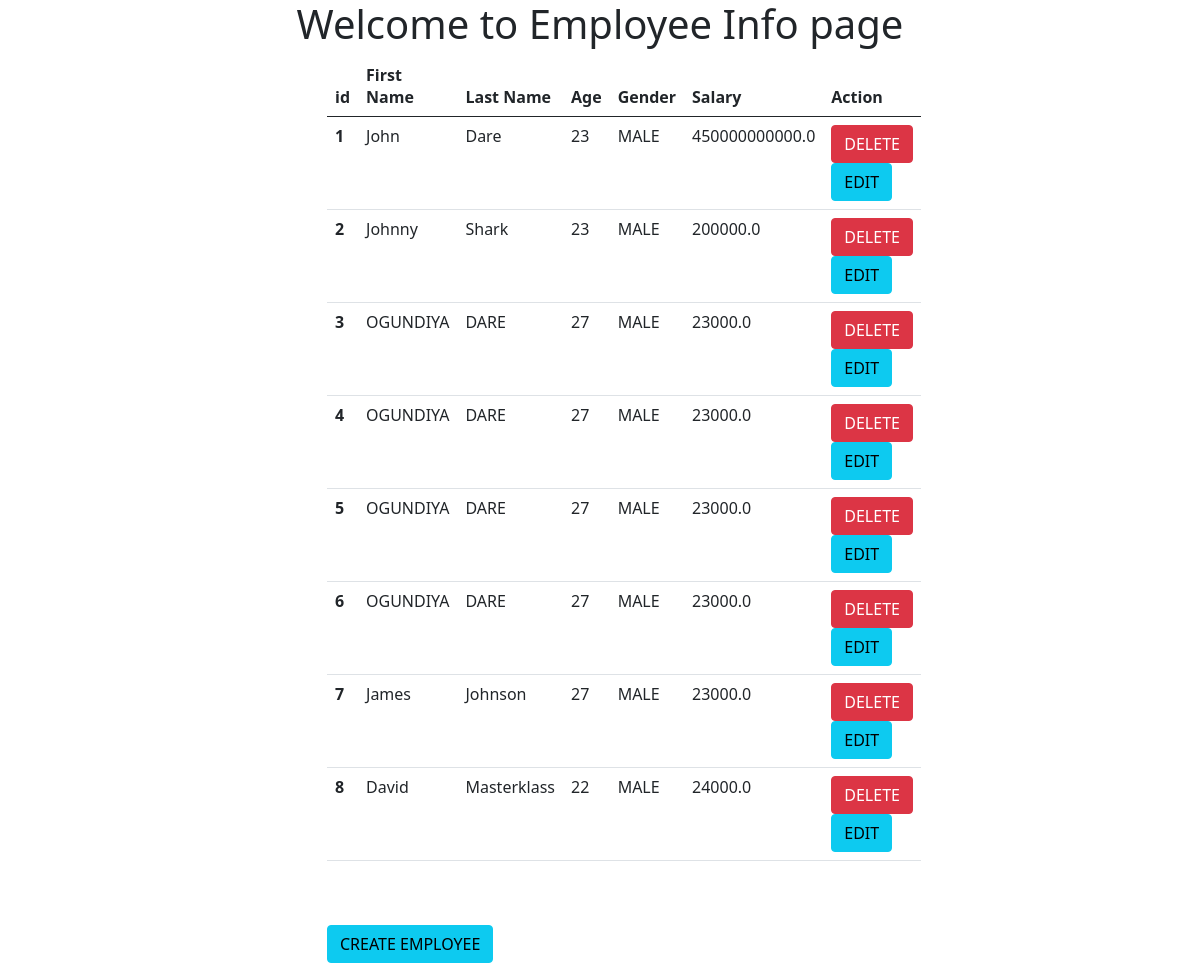
The app's page /employee/employeeinfo with its own data.
### app3/models.py (models this page shows, shortened)
class Employee(models.Model):
    first_name = models.CharField(max_length = 30)
    last_name = models.CharField(max_length = 30)
    age = models.IntegerField()
    gender = models.CharField(max_length= 10)
    salary = models.FloatField()

### app3/views.py (the view)
# urls.py: path("employeeinfo", views.employee_info, name="employee_info"),
def employee_info(request):
    all_employees = Employee.objects.all()
    return render(request, "employee_info.html", {'employees':all_employees})

### templates/employee_info.html (shortened to what this page needs)
<html lang="en">
<head>
    <link href="https://cdn.jsdelivr.net/npm/bootstrap@5.0.2/dist/css/bootstrap.min.css" rel="stylesheet">
</head>
<body>
    <h1 align=" center">Welcome to Employee Info page</h1>
    <div class="container">
        <div class="row justify-content-center">
            <div class="col-md-6">
                <table class="table">
                    <thead>
                      <tr>
                        <th scope="col">id</th>
                        <th scope="col">First Name</th>
                        <th scope="col">Last Name</th>
                        <th scope="col">Age</th>
                        <th scope="col">Gender</th>
                        <th scope="col">Salary</th>
                        <th scope="col">Action</th>
                      </tr>
                    </thead>
                    <tbody>
                        {%for emp in employees%}
                      <tr>
                        <th scope="row">{{emp.id}}</th>
                        <td>{{emp.first_name}}</td>
                        <td>{{emp.last_name}}</td>
                        <td>{{emp.age}}</td>
                        <td>{{emp.gender}}</td>
                        <td>{{emp.salary}}</td>
                        <td><a href="{% url 'removeemployee' emp.id %}" class="btn btn-danger">DELETE</a>
                          <a href="{% url 'editemployee' emp.id %}" class="btn btn-info">EDIT</a></td>
                      </tr>
                      {%endfor%}
                    </tbody>
                  </table> <br><br>
                  <h3><a href="{% url 'employee_form' %}" class="btn btn-info">CREATE EMPLOYEE</a></h3>
            </div>
        </div>
    </div>
</body>
</html>

### records on screen
Employee: id "1", first_name "John", last_name "Dare", age "23", gender "MALE", salary "450000000000.0"
Employee: id "2", first_name "Johnny", last_name "Shark", age "23", gender "MALE", salary "200000.0"
Employee: id "3", first_name "OGUNDIYA", last_name "DARE", age "27", gender "MALE", salary "23000.0"
Employee: id "4", first_name "OGUNDIYA", last_name "DARE", age "27", gender "MALE", salary "23000.0"
Employee: id "5", first_name "OGUNDIYA", last_name "DARE", age "27", gender "MALE", salary "23000.0"
Employee: id "6", first_name "OGUNDIYA", last_name "DARE", age "27", gender "MALE", salary "23000.0"
Employee: id "7", first_name "James", last_name "Johnson", age "27", gender "MALE", salary "23000.0"
Employee: id "8", first_name "David", last_name "Masterklass", age "22", gender "MALE", salary "24000.0"
